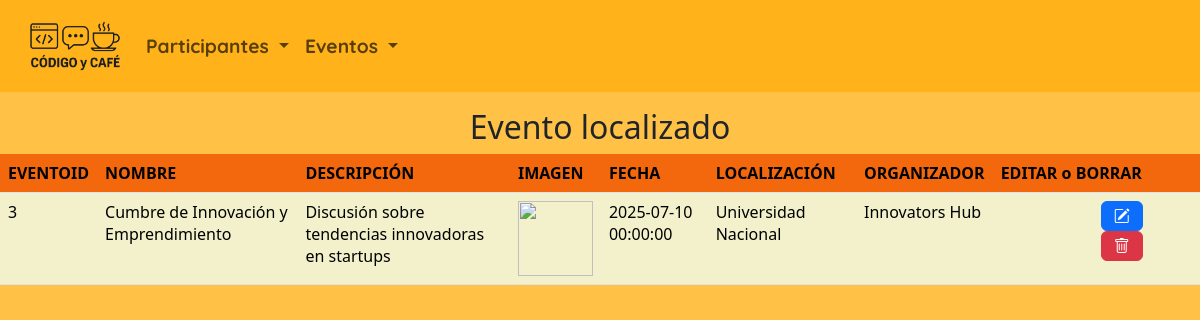
Page /proceso_buscar_evento.php?txtIdEvento=3 on the committed database.
### tables this page shows
CREATE TABLE `eventos` (
  `evento_id` int NOT NULL,
  `evento_nombre` varchar(255) NOT NULL,
  `evento_descripcion` text,
  `evento_imagen` varchar(255) DEFAULT NULL,
  `evento_fecha` datetime NOT NULL,
  `evento_localizacion` varchar(255) NOT NULL,
  `evento_organizador` varchar(255) DEFAULT NULL
);

### proceso_buscar_evento.php (the view, shortened to what this page needs)
<?php
$conexion = obtenerConexion();
$eventoid = $_GET['txtIdEvento'];
$sql = "SELECT e.* FROM eventos e WHERE e.evento_id = $eventoid;";
$resultado = mysqli_query($conexion, $sql);
$fila = mysqli_fetch_assoc($resultado);
if ($fila) {
    $mensaje = "<h2 class='text-center'>Evento localizado</h2>";
    $mensaje .= "<table class='table table-striped'>";
    $mensaje .= "<thead><tr><th>EVENTOID</th><th>NOMBRE</th><th>DESCRIPCIÓN</th><th>IMAGEN</th><th>FECHA</th><th>LOCALIZACIÓN</th><th>ORGANIZADOR</th><th>EDITAR o BORRAR</th></tr></thead>";
    $mensaje .= "<tbody>";
    $mensaje .= "<tr><td>" . $fila['evento_id'] . "</td>";
    $mensaje .= "<td>" . $fila['evento_nombre'] . "</td>";
    $mensaje .= "<td>" . $fila['evento_descripcion'] . "</td>";
    $mensaje .= "<td><img height='75' src='" . $fila['evento_imagen'] . "'/></td>";
    $mensaje .= "<td>" . $fila['evento_fecha'] . "</td>";
    $mensaje .= "<td>" . $fila['evento_localizacion'] . "</td>";
    $mensaje .= "<td>" . $fila['evento_organizador'] . "</td>";
    $mensaje .= "<td><form class='d-inline me-1' action='editar_evento.php' method='post'>";
    $mensaje .= "<input type='hidden' name='evento' value='" . htmlspecialchars(json_encode($fila), ENT_QUOTES) . "' />";
    $mensaje .= "<button name='Editar' class='btn btn-primary'><i class='bi bi-pencil-square'></i></button></form>";
    $mensaje .= "<form class='d-inline me-1' action='proceso_borrar_evento.php' method='post'>";
    $mensaje .= "<input type='hidden' name='eventoid' value='$eventoid'/>";
    $mensaje .= "<button name='Borrar' class='btn btn-danger'><i class='bi bi-trash'></i></button></form></td>";
    $mensaje .= "</tr></tbody></table>";
} else {
    $mensaje = "<h2 class='text-center mt-5'>El evento con id $eventoid no está registrado</h2>";
}
echo $mensaje;
?>

### rows in the picture
eventos: evento_id "3", evento_nombre "Cumbre de Innovación y Emprendimiento", evento_descripcion "Discusión sobre tendencias innovadoras en startups", evento_fecha "2025-07-10 00:00:00", evento_localizacion "Universidad Nacional", evento_organizador "Innovators Hub"
